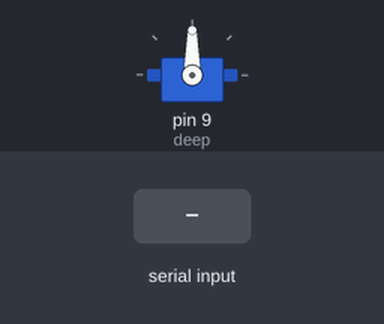
The sketch below on a simulated Arduino Uno, built with avr-gcc and run on an emulated ATmega328P. Shown: servo. Inputs (shaded band) come from the test bench.

Above: at 1.2 s.
1.3 s: "1" received over Serial
At 1.8 s:
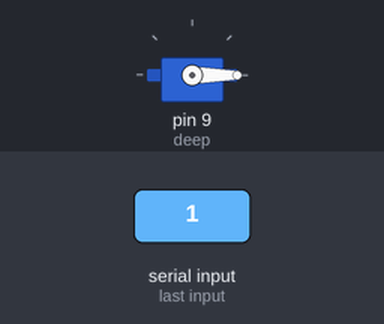
2.8 s: "3" received over Serial
At 4.0 s:
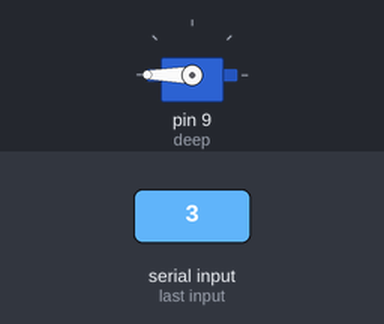
4.3 s: "2" received over Serial
At 5.2 s:
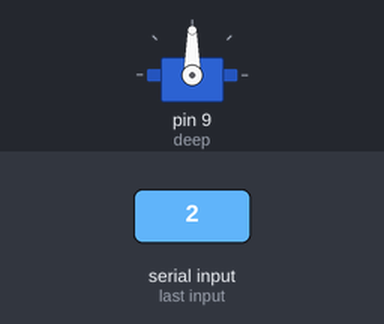
Timing chart, 0 to 7.3 s (numbered marks = the images above; inputs shaded):
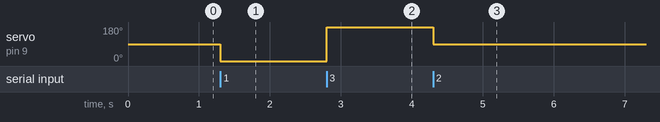

The sketch:

Servo_control_by_serial_monitor.ino.ino
```cpp
#include<Servo.h>
Servo deep;
int pos=0;

void setup()
{
 Serial.begin(9600);
 deep.attach(9);
}

void loop()
{
 if(Serial.available()>0)
 {
  int data = Serial.read();
  if(data == '1')
  {
    deep.write(0);
  }
  if(data == '2')
  {
    deep.write(90);
  }
  if(data == '3')
  {
    deep.write(180);
  }
 }

}
```

Measured:
- after the input at 1.3 s, servo on pin 9 (deep): 90° → 0° at once
- after the input at 2.8 s, servo on pin 9 (deep): 0° → 180° at once
- after the input at 4.3 s, servo on pin 9 (deep): 180° → 90° at once
